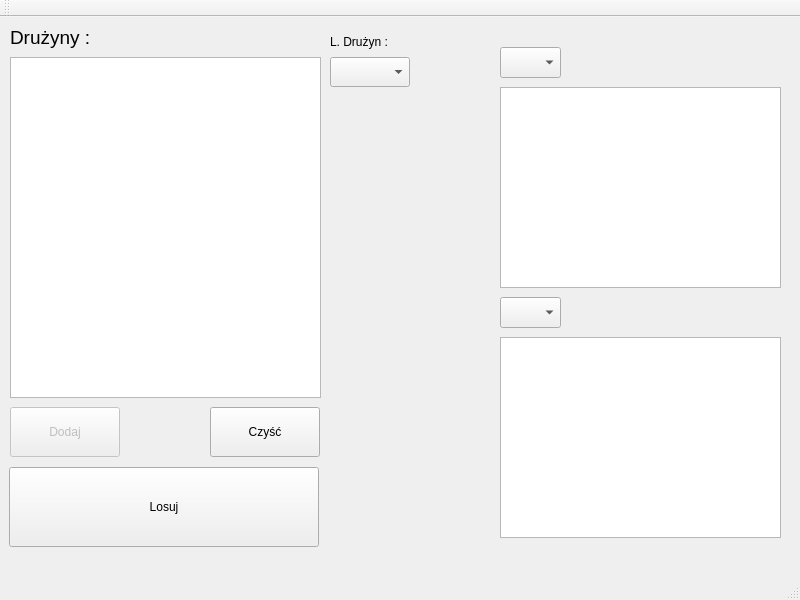
<?xml version="1.0" encoding="UTF-8"?>
<ui version="4.0">
 <class>MainWindow</class>
 <widget class="QMainWindow" name="MainWindow">
  <property name="geometry">
   <rect>
    <x>0</x>
    <y>0</y>
    <width>800</width>
    <height>600</height>
   </rect>
  </property>
  <property name="windowTitle">
   <string>MainWindow</string>
  </property>
  <widget class="QWidget" name="centralWidget">
   <widget class="QPushButton" name="Add">
    <property name="enabled">
     <bool>false</bool>
    </property>
    <property name="geometry">
     <rect>
      <x>10</x>
      <y>390</y>
      <width>110</width>
      <height>50</height>
     </rect>
    </property>
    <property name="text">
     <string>Dodaj</string>
    </property>
   </widget>
   <widget class="QListWidget" name="TeamsList">
    <property name="geometry">
     <rect>
      <x>10</x>
      <y>40</y>
      <width>311</width>
      <height>341</height>
     </rect>
    </property>
   </widget>
   <widget class="QPushButton" name="Clear">
    <property name="geometry">
     <rect>
      <x>210</x>
      <y>390</y>
      <width>110</width>
      <height>50</height>
     </rect>
    </property>
    <property name="text">
     <string>Czyść</string>
    </property>
   </widget>
   <widget class="QComboBox" name="NumberofTeamsBox">
    <property name="geometry">
     <rect>
      <x>330</x>
      <y>40</y>
      <width>80</width>
      <height>30</height>
     </rect>
    </property>
   </widget>
   <widget class="QLabel" name="NoTeamsLabel">
    <property name="geometry">
     <rect>
      <x>330</x>
      <y>10</y>
      <width>80</width>
      <height>30</height>
     </rect>
    </property>
    <property name="text">
     <string>L. Drużyn : </string>
    </property>
   </widget>
   <widget class="QPushButton" name="Draw">
    <property name="geometry">
     <rect>
      <x>9</x>
      <y>450</y>
      <width>310</width>
      <height>80</height>
     </rect>
    </property>
    <property name="text">
     <string>Losuj</string>
    </property>
   </widget>
   <widget class="QListWidget" name="GroupView1">
    <property name="enabled">
     <bool>true</bool>
    </property>
    <property name="geometry">
     <rect>
      <x>500</x>
      <y>70</y>
      <width>281</width>
      <height>201</height>
     </rect>
    </property>
    <property name="autoFillBackground">
     <bool>true</bool>
    </property>
   </widget>
   <widget class="QListWidget" name="GroupView2">
    <property name="enabled">
     <bool>true</bool>
    </property>
    <property name="geometry">
     <rect>
      <x>500</x>
      <y>320</y>
      <width>281</width>
      <height>201</height>
     </rect>
    </property>
    <property name="autoFillBackground">
     <bool>true</bool>
    </property>
   </widget>
   <widget class="QComboBox" name="GrBox1">
    <property name="geometry">
     <rect>
      <x>500</x>
      <y>30</y>
      <width>61</width>
      <height>31</height>
     </rect>
    </property>
   </widget>
   <widget class="QComboBox" name="GrBox2">
    <property name="geometry">
     <rect>
      <x>500</x>
      <y>280</y>
      <width>61</width>
      <height>31</height>
     </rect>
    </property>
   </widget>
   <widget class="QLabel" name="label">
    <property name="geometry">
     <rect>
      <x>10</x>
      <y>0</y>
      <width>311</width>
      <height>41</height>
     </rect>
    </property>
    <property name="text">
     <string>&lt;html&gt;&lt;head/&gt;&lt;body&gt;&lt;p&gt;&lt;span style=&quot; font-size:14pt;&quot;&gt;Drużyny :&lt;/span&gt;&lt;/p&gt;&lt;/body&gt;&lt;/html&gt;</string>
    </property>
   </widget>
  </widget>
  <widget class="QMenuBar" name="menuBar">
   <property name="geometry">
    <rect>
     <x>0</x>
     <y>0</y>
     <width>800</width>
     <height>26</height>
    </rect>
   </property>
  </widget>
  <widget class="QToolBar" name="mainToolBar">
   <attribute name="toolBarArea">
    <enum>TopToolBarArea</enum>
   </attribute>
   <attribute name="toolBarBreak">
    <bool>false</bool>
   </attribute>
  </widget>
  <widget class="QStatusBar" name="statusBar"/>
 </widget>
 <layoutdefault spacing="6" margin="11"/>
 <resources/>
 <connections/>
</ui>
